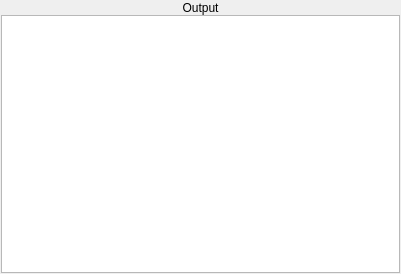
<?xml version="1.0" encoding="UTF-8"?>
<ui version="4.0">
 <class>OutputPane</class>
 <widget class="QWidget" name="OutputPane">
  <property name="geometry">
   <rect>
    <x>0</x>
    <y>0</y>
    <width>401</width>
    <height>274</height>
   </rect>
  </property>
  <property name="windowTitle">
   <string>Form</string>
  </property>
  <layout class="QVBoxLayout">
   <property name="margin">
    <number>1</number>
   </property>
   <item>
    <layout class="QVBoxLayout">
     <property name="spacing">
      <number>0</number>
     </property>
     <item>
      <widget class="QLabel" name="pepOutputLabel">
       <property name="palette">
        <palette>
         <active>
          <colorrole role="Base">
           <brush brushstyle="SolidPattern">
            <color alpha="255">
             <red>255</red>
             <green>255</green>
             <blue>255</blue>
            </color>
           </brush>
          </colorrole>
          <colorrole role="Window">
           <brush brushstyle="SolidPattern">
            <color alpha="255">
             <red>104</red>
             <green>173</green>
             <blue>245</blue>
            </color>
           </brush>
          </colorrole>
         </active>
         <inactive>
          <colorrole role="Base">
           <brush brushstyle="SolidPattern">
            <color alpha="255">
             <red>255</red>
             <green>255</green>
             <blue>255</blue>
            </color>
           </brush>
          </colorrole>
          <colorrole role="Window">
           <brush brushstyle="SolidPattern">
            <color alpha="255">
             <red>104</red>
             <green>173</green>
             <blue>245</blue>
            </color>
           </brush>
          </colorrole>
         </inactive>
         <disabled>
          <colorrole role="Base">
           <brush brushstyle="SolidPattern">
            <color alpha="255">
             <red>104</red>
             <green>173</green>
             <blue>245</blue>
            </color>
           </brush>
          </colorrole>
          <colorrole role="Window">
           <brush brushstyle="SolidPattern">
            <color alpha="255">
             <red>104</red>
             <green>173</green>
             <blue>245</blue>
            </color>
           </brush>
          </colorrole>
         </disabled>
        </palette>
       </property>
       <property name="frameShape">
        <enum>QFrame::Panel</enum>
       </property>
       <property name="frameShadow">
        <enum>QFrame::Plain</enum>
       </property>
       <property name="lineWidth">
        <number>0</number>
       </property>
       <property name="text">
        <string>Output</string>
       </property>
       <property name="alignment">
        <set>Qt::AlignCenter</set>
       </property>
      </widget>
     </item>
     <item>
      <widget class="QTextEdit" name="pepOutputTextEdit">
       <property name="font">
        <font>
         <family>Courier</family>
         <pointsize>13</pointsize>
        </font>
       </property>
       <property name="readOnly">
        <bool>true</bool>
       </property>
      </widget>
     </item>
    </layout>
   </item>
  </layout>
 </widget>
 <resources/>
 <connections/>
</ui>
